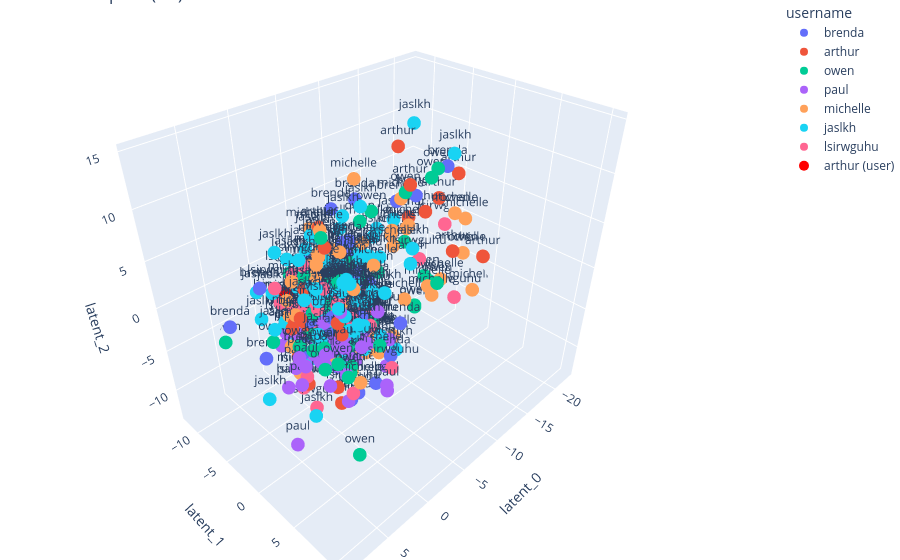

Write notebook code for a chart like this one.
### Code cell
# pick a random user from unique users
user = np.random.choice(df["username"].unique())

user = "arthur"
# Get user features
user_features = df_features_user.loc[user]
# Get user latent space
user_latent = user_encoder(torch.tensor(user_features.values, dtype=torch.float)).detach().numpy()
print(f"User: {user} - User latent space: {user_latent}")

# pick N random tracks from the dataset
N = len(df_scaled)
tracks = df_scaled.sample(N)

# Get tracks features
tracks_features = tracks[numeric_features]
# Get tracks latent space
tracks_latent = music_encoder(torch.tensor(tracks_features.values, dtype=torch.float)).detach().numpy()
df_tracks_latent = pd.DataFrame(tracks_latent, columns=[f"latent_{i}" for i in range(latent_size)], index=tracks.index)
df_tracks_latent["username"] = tracks["username"]
df_tracks_latent.set_index("username", inplace=True)

if latent_size <= 3:
    fig = plot_latent_space(df_tracks_latent)
    fig.add_trace(go.Scatter3d(
        x=[user_latent[0]],
        y=[user_latent[1]],
        z=[user_latent[2]],
        mode="markers+text",
        text=[user],
        textposition="bottom center",
        marker=dict(
            size=10,
            color="red",
            showscale=False
        ),
        name=f"{user} (user)"
    ))
    fig.show()

# print the tracks
# for i, track in tracks.iterrows():
#     print(f"{track['username']}: {track['artists_names'][0]} - {track['name']}")

make_recommendations(user_latent, tracks_latent, df_tracks=tracks)[["name_artists", "name", "username"]]

### Figure 1 — Plotly figure (JSON) as saved in the notebook; plotly's stock layout.template omitted (floating-point values rounded to 4 significant figures; data arrays with more than 128 entries replaced by an {"elided": "..."} marker saying what was removed)
{"data": [{"hovertemplate": "username=%{text}<br>latent_0=%{x}<br>latent_1=%{y}<br>latent_2=%{z}<extra></extra>", "legendgroup": "brenda", "marker": {"color": "#636efa", "symbol": "circle"}, "mode": "markers+text", "name": "brenda", "scene": "scene", "showlegend": true, "text": {"elided": "150 str values"}, "textposition": "top center", "type": "scatter3d", "x": {"elided": "150 float values"}, "y": {"elided": "150 float values"}, "z": {"elided": "150 float values"}}, {"hovertemplate": "username=%{text}<br>latent_0=%{x}<br>latent_1=%{y}<br>latent_2=%{z}<extra></extra>", "legendgroup": "arthur", "marker": {"color": "#EF553B", "symbol": "circle"}, "mode": "markers+text", "name": "arthur", "scene": "scene", "showlegend": true, "text": {"elided": "150 str values"}, "textposition": "top center", "type": "scatter3d", "x": {"elided": "150 float values"}, "y": {"elided": "150 float values"}, "z": {"elided": "150 float values"}}, {"hovertemplate": "username=%{text}<br>latent_0=%{x}<br>latent_1=%{y}<br>latent_2=%{z}<extra></extra>", "legendgroup": "owen", "marker": {"color": "#00cc96", "symbol": "circle"}, "mode": "markers+text", "name": "owen", "scene": "scene", "showlegend": true, "text": {"elided": "150 str values"}, "textposition": "top center", "type": "scatter3d", "x": {"elided": "150 float values"}, "y": {"elided": "150 float values"}, "z": {"elided": "150 float values"}}, {"hovertemplate": "username=%{text}<br>latent_0=%{x}<br>latent_1=%{y}<br>latent_2=%{z}<extra></extra>", "legendgroup": "paul", "marker": {"color": "#ab63fa", "symbol": "circle"}, "mode": "markers+text", "name": "paul", "scene": "scene", "showlegend": true, "text": {"elided": "150 str values"}, "textposition": "top center", "type": "scatter3d", "x": {"elided": "150 float values"}, "y": {"elided": "150 float values"}, "z": {"elided": "150 float values"}}, {"hovertemplate": "username=%{text}<br>latent_0=%{x}<br>latent_1=%{y}<br>latent_2=%{z}<extra></extra>", "legendgroup": "michelle", "marker": {"color": "#FFA15A", "symbol": "circle"}, "mode": "markers+text", "name": "michelle", "scene": "scene", "showlegend": true, "text": {"elided": "150 str values"}, "textposition": "top center", "type": "scatter3d", "x": {"elided": "150 float values"}, "y": {"elided": "150 float values"}, "z": {"elided": "150 float values"}}, {"hovertemplate": "username=%{text}<br>latent_0=%{x}<br>latent_1=%{y}<br>latent_2=%{z}<extra></extra>", "legendgroup": "jaslkh", "marker": {"color": "#19d3f3", "symbol": "circle"}, "mode": "markers+text", "name": "jaslkh", "scene": "scene", "showlegend": true, "text": {"elided": "150 str values"}, "textposition": "top center", "type": "scatter3d", "x": {"elided": "150 float values"}, "y": {"elided": "150 float values"}, "z": {"elided": "150 float values"}}, {"hovertemplate": "username=%{text}<br>latent_0=%{x}<br>latent_1=%{y}<br>latent_2=%{z}<extra></extra>", "legendgroup": "lsirwguhu", "marker": {"color": "#FF6692", "symbol": "circle"}, "mode": "markers+text", "name": "lsirwguhu", "scene": "scene", "showlegend": true, "text": {"elided": "150 str values"}, "textposition": "top center", "type": "scatter3d", "x": {"elided": "150 float values"}, "y": {"elided": "150 float values"}, "z": {"elided": "150 float values"}}, {"marker": {"color": "red", "showscale": false, "size": 10}, "mode": "markers+text", "name": "arthur (user)", "text": ["arthur"], "textposition": "bottom center", "type": "scatter3d", "x": [0.2582], "y": [-6.567], "z": [-0.3338]}], "layout": {"legend": {"title": {"text": "username"}, "tracegroupgap": 0}, "margin": {"b": 0, "l": 0, "r": 0, "t": 0}, "scene": {"domain": {"x": [0, 1], "y": [0, 1]}, "xaxis": {"title": {"text": "latent_0"}}, "yaxis": {"title": {"text": "latent_1"}}, "zaxis": {"title": {"text": "latent_2"}}}, "title": {"text": "Latent Space (3D)"}}}
